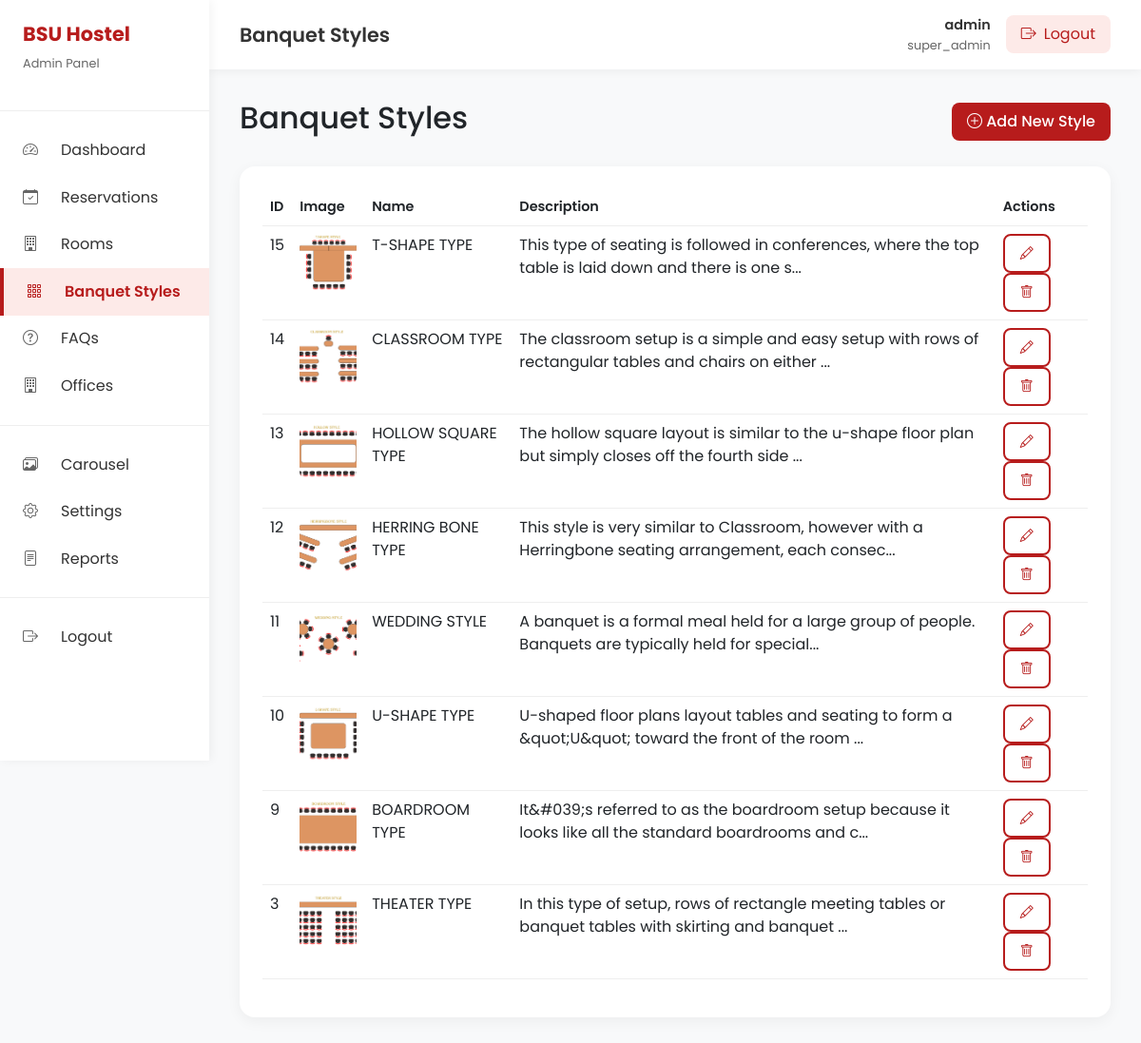
The app's page /admin/banquet.php (signed in), older data.
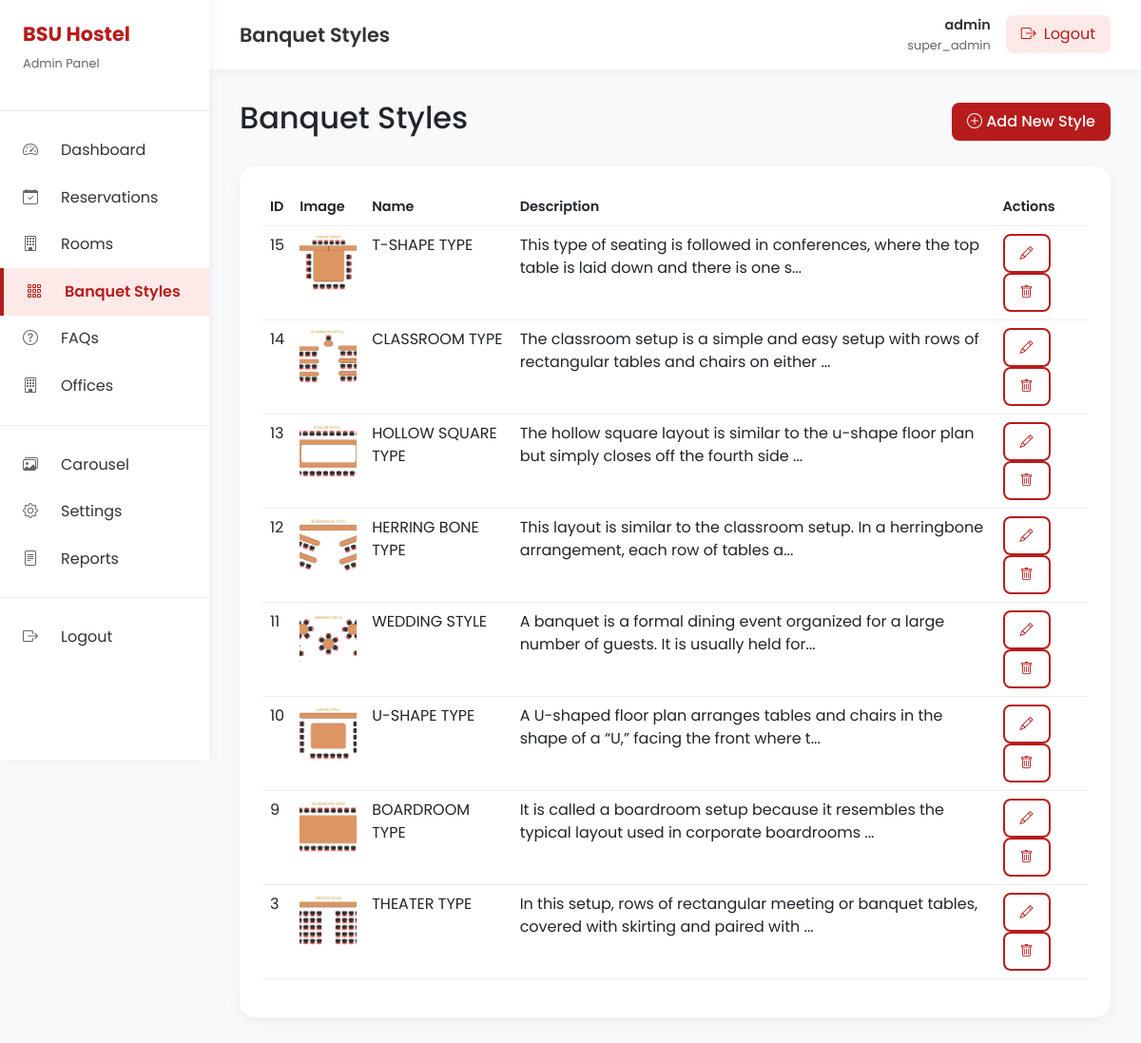
The same page, newer data.
### tables this page shows
CREATE TABLE `banquet` (
  `id` int(11) NOT NULL,
  `image` varchar(100) NOT NULL,
  `name` varchar(50) NOT NULL,
  `description` varchar(500) NOT NULL,
  `is_active` tinyint(1) DEFAULT 1
);

### admin/inc/auth.php (called while the page is built, shortened)
<?php
function getAdminInfo($conn) {
    $stmt = $conn->prepare("SELECT id, username, email, role, last_login FROM admin_users WHERE id = ?");
    $stmt->bind_param("i", $_SESSION['admin_id']);
    $stmt->execute();
    return $stmt->get_result()->fetch_assoc();
}
?>

### admin/banquet.php (the view, shortened to what this page needs)
<?php
$pageTitle = 'Banquet Styles';
require_once __DIR__ . '/inc/header.php';
$banquet = $conn->query("SELECT * FROM banquet ORDER BY id DESC");
?>
<div class="d-flex justify-content-between align-items-center mb-4">
    <h2>Banquet Styles</h2>
    <button type="button" class="btn btn-primary" data-bs-toggle="modal" data-bs-target="#addModal">
        <i class="bi bi-plus-circle"></i> Add New Style
    </button>
</div>
<div class="table-responsive">
    <table class="table">
        <thead>
            <tr>
                <th>ID</th>
                <th>Image</th>
                <th>Name</th>
                <th>Description</th>
                <th>Actions</th>
            </tr>
        </thead>
        <tbody>
            <?php while ($row = $banquet->fetch_assoc()): ?>
            <tr>
                <td><?= $row['id'] ?></td>
                <td>
                    <?php if (!empty($row['image'])): ?>
                        <img src="<?= BASE_URL ?>/assets/images/banquet/<?= $row['image'] ?>" alt="" style="width: 60px; height: 60px; object-fit: cover; border-radius: 8px;">
                    <?php else: ?>
                        <span class="text-muted">No image</span>
                    <?php endif; ?>
                </td>
                <td><?= htmlspecialchars($row['name']) ?></td>
                <td><?= htmlspecialchars(substr($row['description'] ?? '', 0, 100)) ?>...</td>
                <td>
                    <button class="btn btn-sm btn-outline" onclick="editBanquet(<?= $row['id'] ?>)">
                        <i class="bi bi-pencil"></i>
                    </button>
                    <button class="btn btn-sm btn-outline" onclick="deleteBanquet(<?= $row['id'] ?>)">
                        <i class="bi bi-trash"></i>
                    </button>
                </td>
            </tr>
            <?php endwhile; ?>
        </tbody>
    </table>
</div>
<?php require_once __DIR__ . '/inc/footer.php'; ?>

### admin/inc/header.php (shortened to what this page needs)
<?php
require_once __DIR__ . '/auth.php';
$current_page = basename($_SERVER['PHP_SELF']);
$admin = getAdminInfo($conn);
?>
<!DOCTYPE html>
<html lang="en">
<head>
    <link href="https://cdn.jsdelivr.net/npm/bootstrap@5.3.0/dist/css/bootstrap.min.css" rel="stylesheet">
    <link href="https://cdn.jsdelivr.net/npm/bootstrap-icons@1.11.1/font/bootstrap-icons.css" rel="stylesheet">
</head>
<body>
    <div class="admin-wrapper">
        <div class="sidebar" id="sidebar">
            <div class="sidebar-header">
                <div>
                    <h2>BSU Hostel</h2>
                    <p>Admin Panel</p>
                </div>
            </div>
            <nav class="sidebar-nav">
                <a href="index.php" class="<?= $current_page == 'index.php' ? 'active' : '' ?>">
                    <i class="bi bi-speedometer2"></i>
                    Dashboard
                </a>
                <a href="reservations.php" class="<?= $current_page == 'reservations.php' ? 'active' : '' ?>">
                    <i class="bi bi-calendar-check"></i>
                    Reservations
                </a>
                <a href="rooms.php" class="<?= $current_page == 'rooms.php' ? 'active' : '' ?>">
                    <i class="bi bi-building"></i>
                    Rooms
                </a>
                <a href="banquet.php" class="<?= $current_page == 'banquet.php' ? 'active' : '' ?>">
                    <i class="bi bi-grid-3x3-gap"></i>
                    Banquet Styles
                </a>
                <a href="faq.php" class="<?= $current_page == 'faq.php' ? 'active' : '' ?>">
                    <i class="bi bi-question-circle"></i>
                    FAQs
                </a>
                <a href="offices.php" class="<?= $current_page == 'offices.php' ? 'active' : '' ?>">
                    <i class="bi bi-building"></i>
                    Offices
                </a>
                <div class="nav-divider"></div>
                <a href="carousel.php" class="<?= $current_page == 'carousel.php' ? 'active' : '' ?>">
                    <i class="bi bi-images"></i>
                    Carousel
                </a>
                <a href="settings.php" class="<?= $current_page == 'settings.php' ? 'active' : '' ?>">
                    <i class="bi bi-gear"></i>
                    Settings
                </a>
                <a href="reports.php" class="<?= $current_page == 'reports.php' ? 'active' : '' ?>">
                    <i class="bi bi-file-text"></i>
                    Reports
                </a>
                <div class="nav-divider"></div>
                <a href="logout.php">
                    <i class="bi bi-box-arrow-right"></i>
                    Logout
                </a>
            </nav>
        </div>
        <div class="main-content">
            <div class="top-bar">
                <div style="display: flex; align-items: center; gap: 1rem;">
                    <div class="page-title"><?= $pageTitle ?? 'Dashboard' ?></div>
                </div>
                <div class="user-menu">
                    <div class="user-info">
                        <div class="user-name"><?= htmlspecialchars($admin['username'] ?? 'Admin') ?></div>
                        <div class="user-role"><?= htmlspecialchars($admin['role'] ?? 'Administrator') ?></div>
                    </div>
                    <a href="logout.php" class="btn-logout">
                        <i class="bi bi-box-arrow-right"></i>
                        <span>Logout</span>
                    </a>
                </div>
            </div>
            <div class="content-area">

### admin/inc/footer.php (shortened to what this page needs)
            </div>
        </div>
    </div>
</body>
</html>

### admin/inc/header.php (style rules this page uses)
* { margin: 0; padding: 0; box-sizing: border-box; }
:root { --bsu-red: #b71c1c; --bsu-red-dark: #8b0000; --sidebar-width: 260px; }
body { font-family: 'Poppins', sans-serif; background: #f8f9fa; min-height: 100vh; }
.admin-wrapper { display: flex; }
.sidebar { width: var(--sidebar-width); background: white; min-height: 100vh; position: fixed; left: 0; top: 0; box-shadow: 2px 0 10px rgba(0,0,0,0.05); z-index: 100; transition: transform 0.3s ease; }
.sidebar-header { padding: 1.5rem; border-bottom: 1px solid #eee; display: flex; justify-content: space-between; align-items: center; }
.sidebar-header h2 { color: var(--bsu-red); font-size: 1.3rem; font-weight: 700; }
.sidebar-header p { color: #666; font-size: 0.8rem; }
.sidebar-nav { padding: 1rem 0; }
.sidebar-nav a { display: flex; align-items: center; gap: 1rem; padding: 0.8rem 1.5rem; color: #333; text-decoration: none; transition: all 0.3s ease; position: relative; }
.sidebar-nav a i { width: 24px; color: #666; transition: color 0.3s ease; }
.sidebar-nav a.active { background: #fdeae8; color: var(--bsu-red); font-weight: 600; border-left: 4px solid var(--bsu-red); }
.sidebar-nav a.active i { color: var(--bsu-red); }
.nav-divider { height: 1px; background: #eee; margin: 1rem 0; }
.main-content { flex: 1; margin-left: var(--sidebar-width); min-height: 100vh; background: #f8f9fa; transition: margin-left 0.3s ease; }
.top-bar { background: white; padding: 1rem 2rem; display: flex; justify-content: space-between; align-items: center; box-shadow: 0 2px 10px rgba(0,0,0,0.05); }
.page-title { font-size: 1.3rem; font-weight: 600; color: #333; }
.user-menu { display: flex; align-items: center; gap: 1rem; }
.user-info { text-align: right; }
.user-name { font-weight: 600; color: #333; font-size: 0.9rem; }
.user-role { color: #666; font-size: 0.8rem; }
.btn-logout { background: #fdeae8; color: var(--bsu-red); border: none; padding: 0.5rem 1rem; border-radius: 8px; cursor: pointer; transition: all 0.3s ease; display: flex; align-items: center; gap: 0.5rem; text-decoration: none; }
.content-area { padding: 2rem; }
.table-responsive { background: white; border-radius: 16px; padding: 1.5rem; box-shadow: 0 4px 15px rgba(0,0,0,0.05); overflow-x: auto; }
table { width: 100%; border-collapse: collapse; min-width: 800px; }
th { text-align: left; padding: 1rem; color: #666; font-weight: 600; font-size: 0.9rem; border-bottom: 2px solid #eee; }
td { padding: 1rem; border-bottom: 1px solid #eee; color: #333; }
.btn { padding: 0.5rem 1rem; border-radius: 8px; border: none; cursor: pointer; font-weight: 500; transition: all 0.3s ease; }
.btn-primary { background: var(--bsu-red); color: white; }
.btn-outline { background: white; border: 2px solid var(--bsu-red); color: var(--bsu-red); }
@media (max-width: 1200px) { :root { --sidebar-width: 220px; } }

Row changes from the older to the newer data that the page shows:
changed banquet "HERRING BONE TYPE": description "This style is very similar to Classroom, however with a Herringbone seating arrangement, each consec" → "This layout is similar to the classroom setup. In a herringbone arrangement, each row of tables a"
changed banquet "WEDDING STYLE": description "A banquet is a formal meal held for a large group of people. Banquets are typically held for special" → "A banquet is a formal dining event organized for a large number of guests. It is usually held for"
changed banquet "U-SHAPE TYPE": description "U-shaped floor plans layout tables and seating to form a &quot;U&quot; toward the front of the room" → "A U-shaped floor plan arranges tables and chairs in the shape of a “U,” facing the front where t"
changed banquet "BOARDROOM TYPE": description "It&#039;s referred to as the boardroom setup because it looks like all the standard boardrooms and c" → "It is called a boardroom setup because it resembles the typical layout used in corporate boardrooms"
changed banquet "THEATER TYPE": description "In this type of setup, rows of rectangle meeting tables or banquet tables with skirting and banquet" → "In this setup, rows of rectangular meeting or banquet tables, covered with skirting and paired with"
